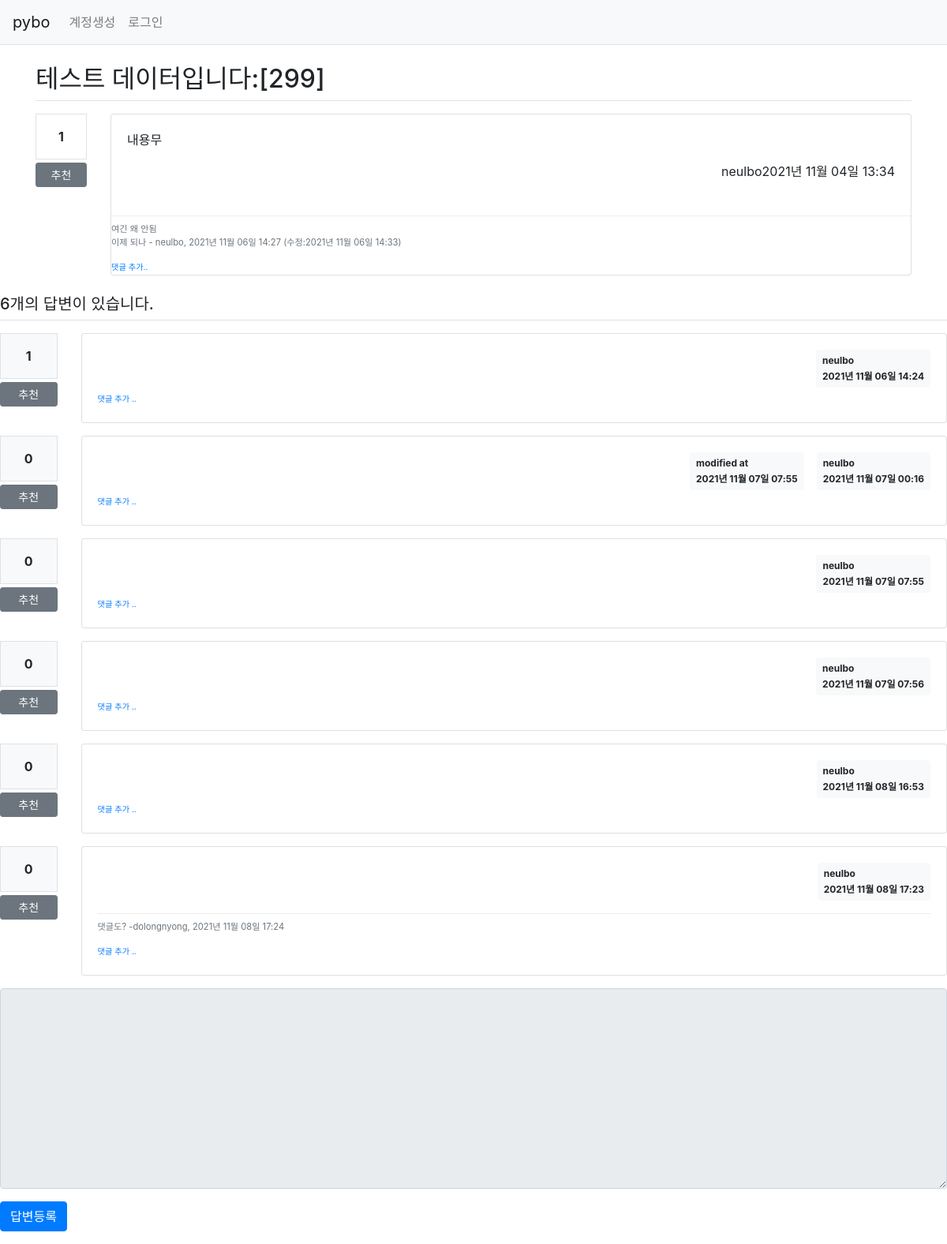
/question/detail/303/, run on the app's committed database.
### pybo/models.py (models this page shows)
class Question(db.Model):
    id = db.Column(db.Integer, primary_key=True)
    subject = db.Column(db.String(200), nullable=False)
    content = db.Column(db.Text(), nullable=False)
    create_date = db.Column(db.DateTime(), nullable=False)
    user_id = db.Column(db.Integer, db.ForeignKey('user.id', ondelete='CASCADE'), nullable=False)
    user = db.relationship('User', backref=db.backref('question_set'))
    modify_date = db.Column(db.DateTime(), nullable=True)
    voter = db.relationship('User', secondary=question_voter, backref=db.backref('question_voter_set'))

class User(db.Model):
    id = db.Column(db.Integer, primary_key=True)
    username = db.Column(db.String(150), unique=True, nullable=False)
    password = db.Column(db.String(200), nullable=False)
    email = db.Column(db.String(120), unique=True, nullable=False)

class Comment(db.Model):
    id = db.Column(db.Integer, primary_key=True)
    user_id = db.Column(db.Integer, db.ForeignKey('user.id', ondelete='CASCADE'), nullable=False)
    user = db.relationship('User', backref=db.backref('comment_set'))
    content = db.Column(db.Text(), nullable=False)
    create_date = db.Column(db.DateTime(), nullable=False)
    modify_date = db.Column(db.DateTime())
    question_id = db.Column(db.Integer, db.ForeignKey('question.id', ondelete='CASCADE'), nullable=True)
    question = db.relationship('Question', backref=db.backref('comment_set'))
    answer_id = db.Column(db.Integer, db.ForeignKey('answer.id', ondelete='CASCADE'), nullable=True)
    answer = db.relationship('Answer', backref=db.backref('comment_set'))

class Answer(db.Model):
    id = db.Column(db.Integer, primary_key=True)
    question_id = db.Column(db.Integer, db.ForeignKey('question.id', ondelete='CASCADE'))
    question = db.relationship('Question', backref=db.backref('answer_set'))
    content = db.Column(db.Text(), nullable=False)
    create_date = db.Column(db.DateTime(), nullable=False)
    user_id = db.Column(db.Integer, db.ForeignKey('user.id', ondelete='CASCADE'), nullable=False)
    user = db.relationship('User', backref=db.backref('answer_set'))
    modify_date = db.Column(db.DateTime(), nullable=True)
    voter = db.relationship('User', secondary=answer_voter, backref=db.backref('answer_voter_set'))

### pybo/views/question_views.py (the view)
@bp.route('/detail/<int:question_id>/')
def detail(question_id):
    form = AnswerForm()
    question = Question.query.get_or_404(question_id)
    return render_template('question/question_detail.html', question=question, form=form)

### pybo/forms.py
class AnswerForm(FlaskForm):
    content = TextAreaField('내용', validators=[DataRequired('내용은 필수입력 항목입니다.')])

### pybo/filter.py (called while the page is built)
def format_datetime(value, fmt="%Y년 %m월 %d일 %H:%M"):
    return value.strftime(fmt)

### pybo/views/auth_views.py (called while the page is built)
@bp.before_app_request
def load_logged_in_user():
    user_id = session.get('user_id')
    if user_id is None:
        g.user = None
    else:
        g.user = User.query.get(user_id)

### pybo/templates/question/question_detail.html (shortened to what this page needs)
{% extends 'base.html' %}
{% block content %}
<div class="container my-3">
    <h2 class="border-bottom py-2">{{ question.subject }}</h2>
    <div class="row my-3">
        <div class="col-1">
            <div class="bd-light text-center p-3 border font-weight-bolder mb-1">
                {{ question.voter|length }}
            </div>
            <a href="#" data-uri="{{ url_for('vote.question', question_id=question.id) }}"
            class="recommend btn btn-sm btn-secondary btn-block my-1">추천</a>
        </div>
        <div class="col-11">
            <div class="card ">
                <div class="card-body">
                    <div class="card-text">{{ question.content|markdown }}</div>
                    <div class="d-flex justify-content-end">
                        <div class="mb-2">{{ question.user.username }}</div>
                        <div>{{ question.create_date|datetime }}</div>
                        </div>
                    </div>
                    {% if question.comment_set|length > 0 %}
                    <div class="mt-3">
                    {% for comment in question.comment_set %}
                        <div class="comment py-2 text-muted">
                            <span style="white-space: pre-line;">{{ comment.content }}</span>
                            <span>
                                - {{ comment.user.username }}, {{ comment.create_date|datetime }}
                                {% if comment.modify_date %}
                                (수정:{{ comment.modify_date|datetime }})
                                {% endif %}
                            </span>
                        </div>
                    {% endfor %}
                    </div>
                    {% endif %}
                    <div>
                        <a href="{{ url_for('comment.create_question', question_id=question.id) }}"
                        class="small"><small>댓글 추가..</small></a>
                    </div>
                </div>
            </div>
        </div>
    </div>
    <h5 class="border-bottom my-3 py-2">{{ question.answer_set|length }}개의 답변이 있습니다.</h5>
    {% for answer in question.answer_set %}
    <div class="row my-3">
        <div class="col-1">
            <div class="bg-light text-center p-3 border font-weight-bolder mb-1">
                {{ answer.voter|length }}
            </div>
            <a href="#" data-uri="{{ url_for('vote.answer', answer_id=answer.id) }}"
            class="recommend btn btn-sm btn-secondary btn-block my-1">추천</a>
        </div>
        <div class="col-11">
            <div class="card ">
        <div class="card-body">
            <div class="d-flex justify-content-end">
                {% if answer.modify_date %}
                <div class="badge badge-light p-2 text-left mx-3">
                    <div class="mb-2">modified at</div>
                    <div>{{ answer.modify_date|datetime }}</div>
                </div>
                {% endif %}
                <div class="badge badge-light p-2 text-left">
                    <div class="mb-2">{{ question.user.username }}</div>
                    <div>{{ answer.create_date|datetime }}</div>
                </div>
            </div>
            {% if answer.comment_set|length > 0 %}
            <div class="mt-3">
            {% for comment in answer.comment_set %}
                <div class="comment py-2 text-muted">
                    <span style="white-space: pre-line;">{{ comment.content }}</span>
                    <span>
                        -{{ comment.user.username }}, {{ comment.create_date|datetime }}
                    </span>
                </div>
            {% endfor %}
            </div>
            {% endif %}
            <div>
                <a href="{{ url_for('comment.create_answer', answer_id=answer.id) }}"
                 class="small"><small>댓글 추가 ..</small></a>
            </div>
        </div>
    </div>
        </div>
    </div>
    {% endfor %}
    <form action="{{ url_for('answer.create', question_id=question.id) }}" method="post" class="my-3">
        <div class="form-group">
            <textarea {% if not g.user %}disabled{% endif %}
                    name="content" id="content" class="form-control" rows="10"></textarea>
        </div>
        <input type="submit" value="답변등록" class="btn btn-primary">
    </form>
{% endblock %}

### pybo/static/style.css (style rules this page uses)
.comment { border-top:dotted 1px #ddd; font-size:0.7em; }

### data on the page
Question: subject "테스트 데이터입니다:[299]", content "내용무", create_date "2021년 11월 04일 13:34"
User: user.username "neulbo"
Comment: content "여긴 왜 안됨 이제 되나", user.username "neulbo", create_date "2021년 11월 06일 14:27", modify_date "2021년 11월 06일 14:33"
Answer: voter|length "1", create_date "2021년 11월 06일 14:24"
Answer: voter|length "0", modify_date "2021년 11월 07일 07:55", create_date "2021년 11월 07일 00:16"
Answer: voter|length "0", create_date "2021년 11월 07일 07:55"
Answer: voter|length "0", create_date "2021년 11월 07일 07:56"
Answer: voter|length "0", create_date "2021년 11월 08일 16:53"
Answer: voter|length "0", create_date "2021년 11월 08일 17:23"
Comment: content "댓글도?", user.username "dolongnyong", create_date "2021년 11월 08일 17:24"

### other printed values
{{ question.voter|length }} "1"
{{ question.answer_set|length }} "6"
